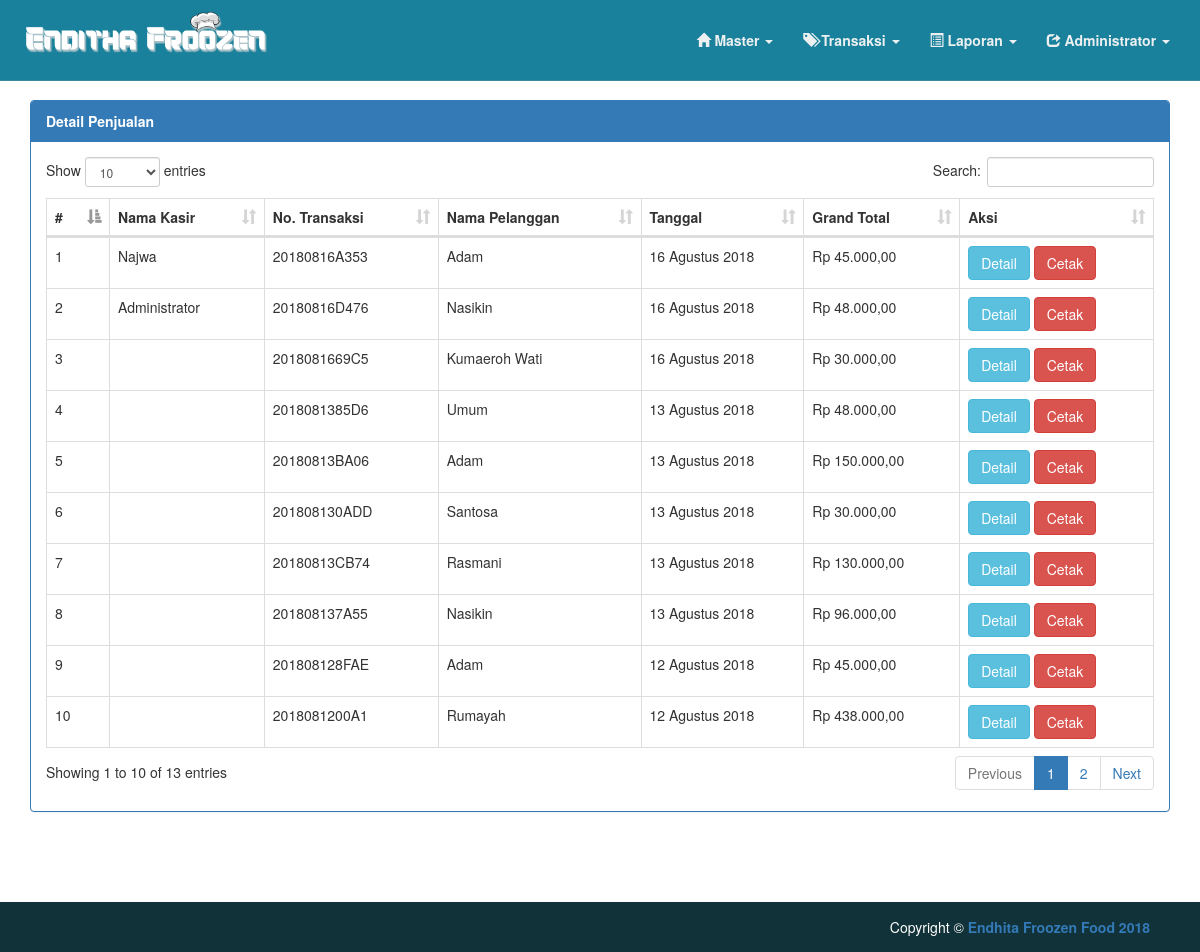
The app's page /admin/detailpenjualan.php (signed in), older data.
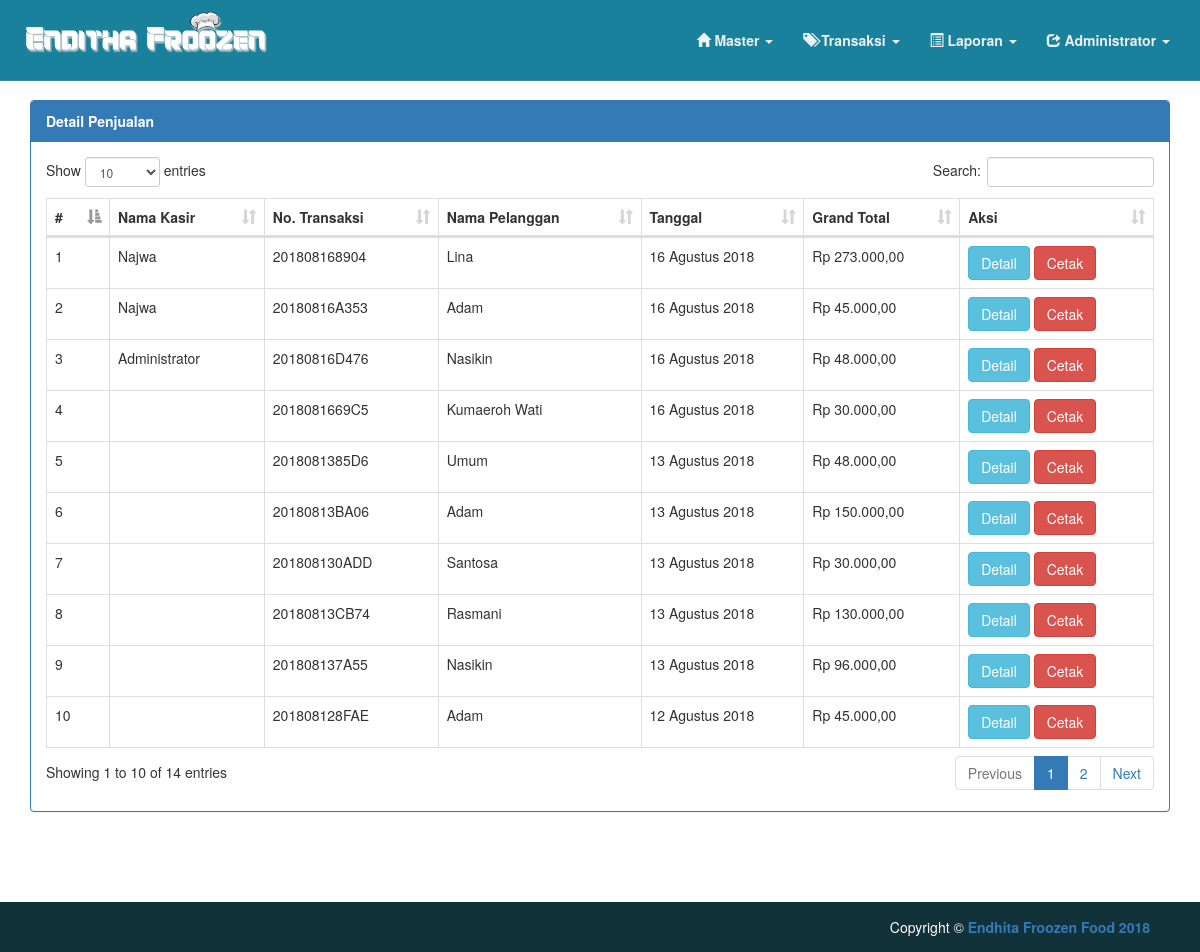
The same page, newer data.
### tables this page shows
CREATE TABLE `penjualan` (
  `id_penjualan` int(11) NOT NULL,
  `kd_penjualan` char(20) NOT NULL,
  `tanggal` date NOT NULL,
  `kasir` varchar(50) NOT NULL
);

### assets/fungsi_tanggal.php (called while the page is built, shortened)
<?php
    function tgl_indo($tgl){
		$arr_tgl = explode("-", $tgl);
		return $arr_tgl[2].' '.getBulan($arr_tgl[1]).' '.$arr_tgl[0];
    }
    function getBulan($bln){
      switch ($bln){
        case 8:
          return "Agustus";
          break;
    }
}
?>

### assets/fungsi_rupiah.php (called while the page is built, shortened)
<?php
function Rp($angka){
    $tara = "Rp " . number_format($angka,2,',','.');
return $tara;
}
?>

### admin/detailpenjualan.php (the view, shortened to what this page needs)
<?php
include ('nav_admin/header.php');
include '../assets/fungsi_rupiah.php';
include '../assets/fungsi_tanggal.php';
 ?>
 <link rel="stylesheet" href="../css/dataTables.bootstrap.min.css">
 <div class="container">
<div class="panel panel-primary">
  <div class="panel-heading"><strong>Detail Penjualan</strong></div>
  <div class="panel-body">
  <table class="table table-hover table-responsive table-bordered" id="mydata">
    <thead>
      <tr>
        <th>#</th>
        <th>Nama Kasir</th>
        <th>No. Transaksi</th>
        <th>Nama Pelanggan</th>
        <th>Tanggal</th>
        <th>Grand Total</th>
        <th>Aksi</th>
      </tr>
    </thead>
    <tbody>
        <?php
          include '../koneksi.php';
          $no = 1;
          $data = mysqli_query($koneksi,"SELECT
                                        p.id_penjualan,
                                        p.kd_penjualan,
                                        p.kasir,
                                        p.tanggal,
                                        jumlah,
                                        nama_barang,
                                        pl.nama_pelanggan,
                                        SUM(dp.jumlah*dp.harga) as grand_total
                                        FROM penjualan p
                                        LEFT JOIN det_penjualan dp ON p.id_penjualan=dp.id_penjualan
                                        LEFT JOIN barang b ON dp.kd_barang=b.kd_barang
                                        LEFT JOIN pelanggan pl ON dp.id_pelanggan = pl.id_pelanggan
                                        GROUP BY p.id_penjualan ORDER BY id_det_penjualan DESC");
                            while($d = mysqli_fetch_array($data))
                            {
                         echo '<tr>
                            <td>'. $no++. '</td>
                            <td>' .$d['kasir'] . '</td>
                            <td>'. $d['kd_penjualan'].'</td>
                            <td>'. $d['nama_pelanggan'].'</td>
                            <td>'. tgl_indo($d['tanggal']).'</td>
                            <td>'. Rp($d['grand_total']).'</td>
                            <td>
                              <button type="button" class="btn btn-info" onclick="getDetailTransaksi('.$d['id_penjualan'].')">Detail</button>
                               <a href="proses/cetak_penjualan.php?id_penjualan= '.$d['id_penjualan'].'" class="btn btn-danger" target="_blank">Cetak</a>
                            </td>
                          </tr>
                         ';
                  }
                     ?>
                </tbody>
  </table>
  </div>
</div>
</div>
 <?php
 include ('nav_admin/footer.php'); ?>

Row changes from the older to the newer data that the page shows:
no longer on this page (row unchanged): penjualan: kd_penjualan "2018081200A1", nama_pelanggan "Rumayah", tanggal "12 Agustus 2018", grand_total "Rp 438.000,00"
added penjualan: kasir "Najwa", kd_penjualan "201808168904", nama_pelanggan "Lina", tanggal "16 Agustus 2018", grand_total "Rp 273.000,00"
Text that changed along with them:
text written by a page script: "Show entries Search: Showing 1 to 10 of 13 entries Previous 1 2 Next" → "Show entries Search: Showing 1 to 10 of 14 entries Previous 1 2 Next"
